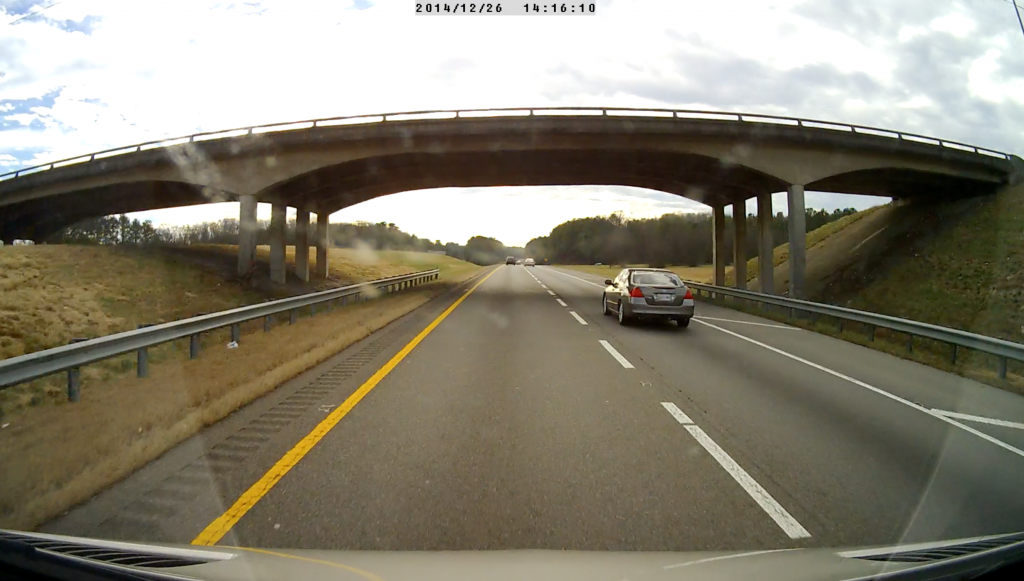
#> input picture coding/images/dashcam.png, 1024 x 581 px
$ python canny.py
#> lines starting #> are read from the running program, lines starting #| are printed output that depends on the picture; after the words box and inside, x2 and y2 are one past the last pixel; in counts of white or black regions, pixels touching at a corner belong together
#> further down, img is the input picture: shape (581, 1024, 3); mean B, G, R 112.1, 128.1, 133.3
### coding/functions.py
import cv2 as cv
import numpy as np
import math


# this file stores functions that are used in the main file "laneDetection.py"

# [12 lines left out: function ROI, not called in this run]


def Blur(img):
    # applies a kernel blur to the image to reduce sharp edges
    blur = cv.blur(img, (3, 3))
    # blur = cv.GaussianBlur(img, (3,3),10)
    return blur


# [14 lines left out: function HoughLinesP, not called in this run]


def HoughLinesPPoints(img, thresh1, thresh2):
    # applies a Canny edge detector to the image
#> called with thresh1 = 100, thresh2 = 120
    dst = cv.Canny(img, thresh1, thresh2)
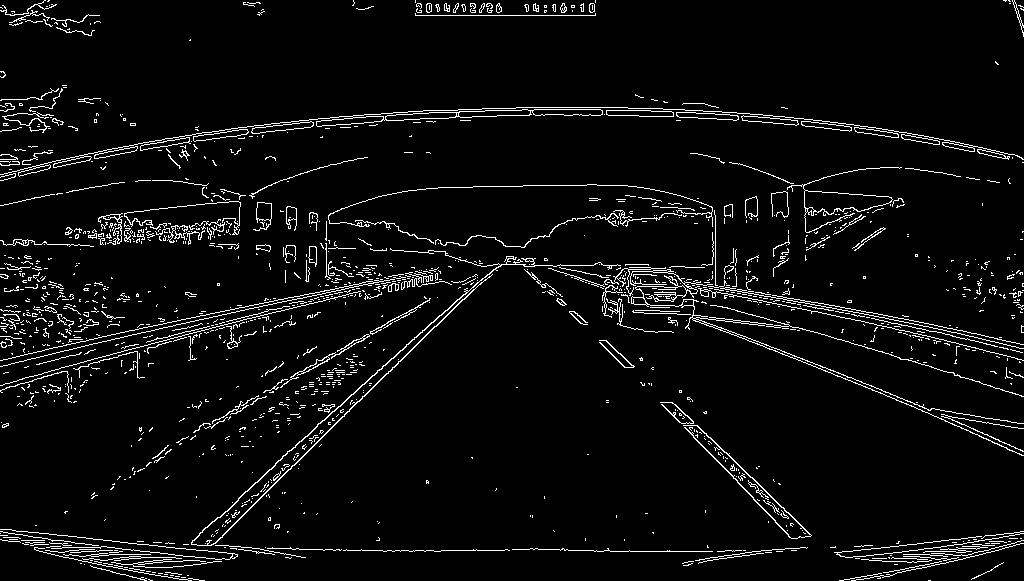
#> dst: shape (581, 1024); 4.8% white in thin lines or dots

    # applies the probabilistic hough transform on the result of the canny edge detector
    linesP = cv.HoughLinesP(dst, 1, np.pi / 180, 100, None)
#> linesP = 1207 rows, first 6: [630, 551, 712, 551], [152, 330, 154, 330], [461, 260, 463, 260], [200, 319, 216, 316], [66, 366, 79, 363], [598, 262, 601, 263]

    # For each of the pairs of coordinates received, a point (small circle) is printed to the image
    if linesP is not None:
        for i in range(0, len(linesP)):
            l = linesP[i][0]
            cv.circle(img, (l[0], l[1]), 2, (0, 255, 0), -1)
            cv.circle(img, (l[2], l[3]), 2, (0, 255, 0), -1)
#> this loop made 1207 passes
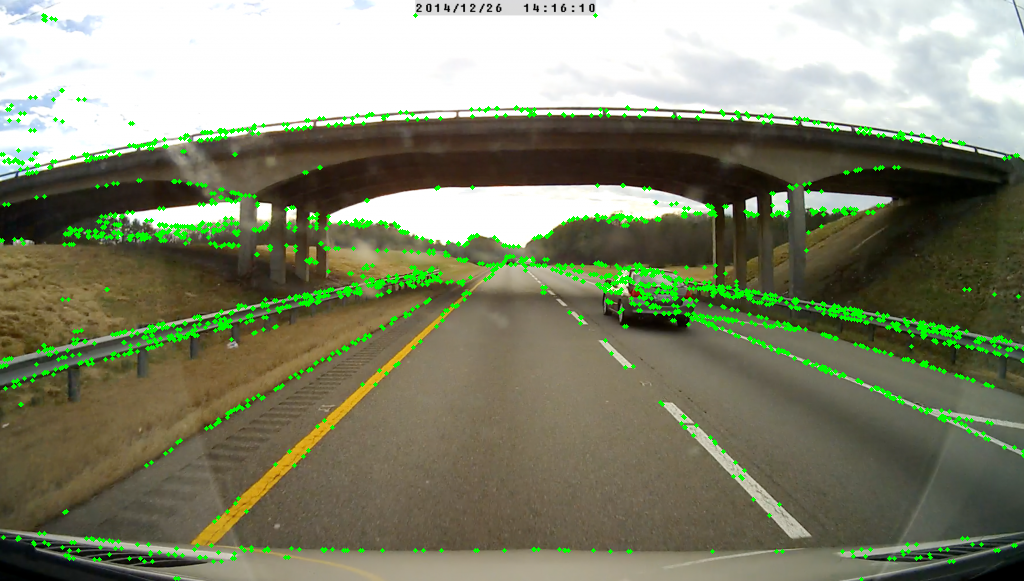
#> img: shape (581, 1024, 3); 3.75% of pixels changed, all inside (x1, y1, x2, y2) = (0, 13, 1024, 581)

    return img


# [174 lines left out: functions GetCoordinates, Cost, Regression, RoadAngle, not called in this run]

### coding/testing/canny.py
import cv2 as cv
import time
import functions

start = time.clock()
img = cv.imread("../images/dashcam.png")

# normal is 50 for x and 200 for y
thresh1 = 50
thresh2 = 50

blur = functions.Blur(img)

# [5 lines of commented-out code are left out]


dst = functions.HoughLinesPPoints(img, 100,120)

print(str(time.clock()-start) + "seconds")
cv.imshow("image", dst)
cv.waitKey(0)
cv.destroyAllWindows()

$ run again, with coding/images/index.jpg saved as coding/images/dashcam.png
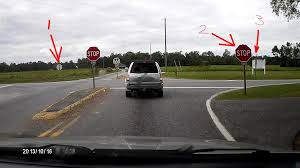
#> input picture coding/images/index.jpg, 300 x 168 px
#> img is the input picture: shape (168, 300, 3); mean B, G, R 117.9, 121.8, 124.1
#> in HoughLinesPPoints, `dst = cv.Canny(img, thresh1, thresh2)`:
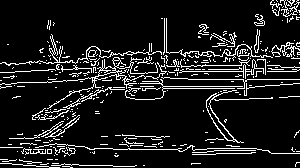
#> dst: shape (168, 300); 10.9% white in thin lines or dots
#> linesP = 25 rows, first 6: [157, 71, 157, 71], [182, 71, 243, 71], [247, 79, 299, 79], [0, 72, 14, 72], [163, 86, 242, 86], [113, 149, 127, 149]
#> the loop in HoughLinesPPoints, `for i in range(0, len(linesP)):` made 25 passes
#> after the loop in HoughLinesPPoints, `for i in range(0, len(linesP)):`:
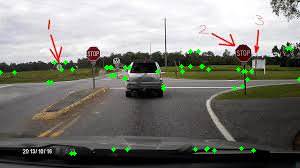
#> img: shape (168, 300, 3); 1.13% of pixels changed, all inside (x1, y1, x2, y2) = (0, 46, 300, 156)
